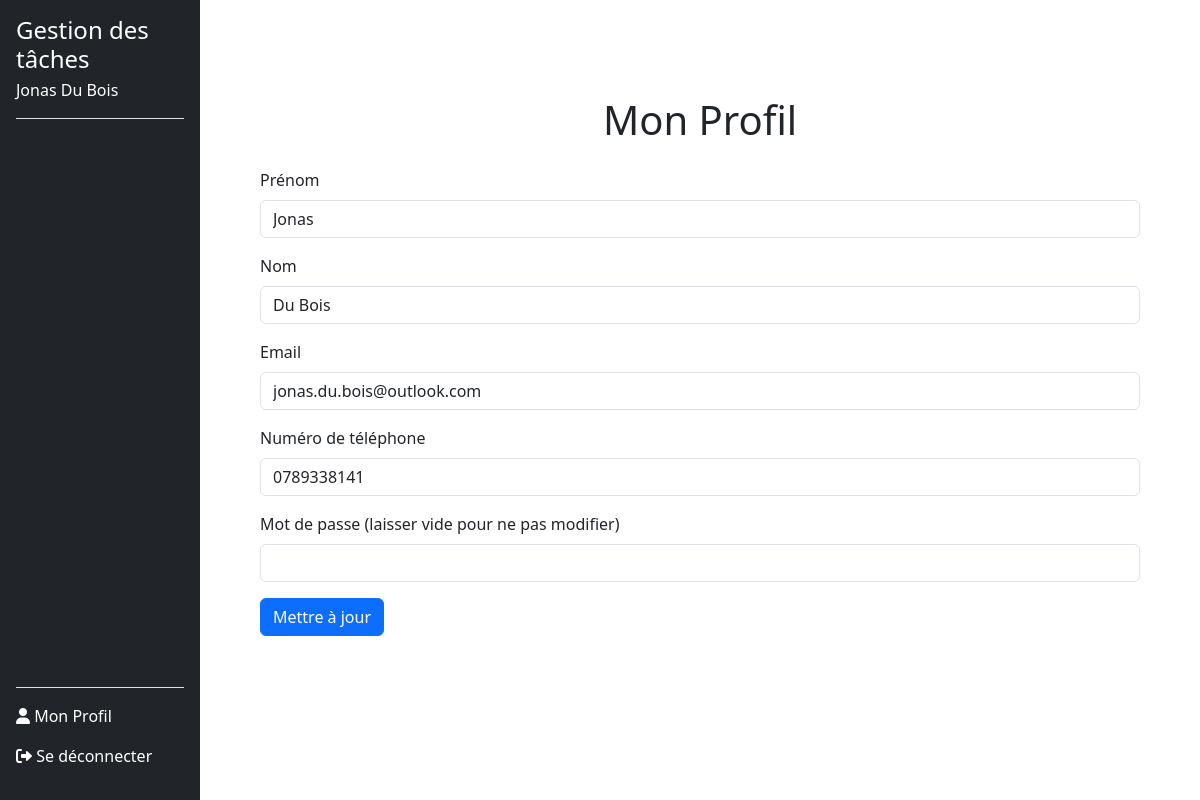
Page /Profile.php (signed in) on the committed database.
### tables this page shows
CREATE TABLE users (
        id INTEGER PRIMARY KEY AUTOINCREMENT,
        nom VARCHAR(120) NOT NULL,
        prenom VARCHAR(120) NOT NULL,
        email VARCHAR(120) NOT NULL UNIQUE,
        noTel VARCHAR(20) NOT NULL UNIQUE,
        motDePasse VARCHAR(255) NOT NULL,
        token VARCHAR(255) DEFAULT NULL,
        is_confirmed BOOLEAN DEFAULT 0
    );

### src/dbManager/DbManagerCRUD.php (called while the page is built, shortened)
<?php
class DbManagerCRUD implements I_ApiCRUD
{
    private $db;
    public function __construct()
    {
        $config = parse_ini_file(__DIR__ . '/../config/db.ini');
        $dsn = $config['dsn'];
        $username = $config['username'];
        $password = $config['password'];
        $this->db = new \PDO($dsn, $username, $password);
    }
    public function rendPersonnes(string $email): array
    {
        $sql = "SELECT * FROM users WHERE email = :email;";
        $stmt = $this->db->prepare($sql);
        $stmt->bindParam(':email', $email, \PDO::PARAM_STR);
        try {
            $stmt->execute();
            $donnees = $stmt->fetchAll(\PDO::FETCH_ASSOC);
            $tabUsers = [];
            foreach ($donnees as $donneesUser) {
                $user = new Users(
                    $donneesUser["prenom"],
                    $donneesUser["nom"],
                    $donneesUser["email"],
                    $donneesUser["noTel"],
                    $donneesUser["motDePasse"],
                    $donneesUser["id"]
                );
                $tabUsers[] = $user;
            }
            return $tabUsers;
        } catch (\PDOException $e) {
            error_log("Erreur lors de la récupération des utilisateurs : " . $e->getMessage());
            return [];
        }
    }
}

### src/dbManager/Users.php (called while the page is built, shortened)
<?php
class Users {
    private $nom;
    private $prenom;
    private $email;
    private $noTel;
    public function __construct(string $prenom, string $nom, string $email, string $noTel, string $motDePasse ,int $id = 0) {
        $this->prenom = $prenom;
        $this->nom = $nom;
        $this->email = $email;
        $this->noTel = $noTel;
    }
    public function rendPrenom(): string {
        return $this->prenom;
    }
    public function rendNom(): string {
        return $this->nom;
    }
    public function rendEmail(): string {
        return $this->email;
    }
    public function rendNoTel(): string {
        return $this->noTel;
    }
}

### Profile.php (the view, shortened to what this page needs)
<!DOCTYPE html>
<html lang="fr">
<head>
    <link href="https://cdn.jsdelivr.net/npm/bootstrap@5.3.0-alpha3/dist/css/bootstrap.min.css" rel="stylesheet">
    <link href="style/styleSheet.css" rel="stylesheet">
</head>
<body>
    <div class="d-flex">
        <?php include 'includes/sidebar.php'; ?>
        <?php
        $userEmail = $_SESSION['email_user'];
        $userInfoArray = $dbManager->rendPersonnes($userEmail);
        $userInfo = $userInfoArray[0];
        ?>
        <div class="main-content ms-auto col-md-9 col-lg-10 p-4">
            <main class="container py-5">
                <div class="p-4">
                    <h1 class="text-center mb-4">Mon Profil</h1>
                    <form method="POST" action="">
                        <div class="mb-3">
                            <label for="prenom" class="form-label">Prénom</label>
                            <input type="text" class="form-control" id="prenom" name="prenom" value="<?= htmlspecialchars($userInfo->rendPrenom()) ?>" required>
                        </div>
                        <div class="mb-3">
                            <label for="nom" class="form-label">Nom</label>
                            <input type="text" class="form-control" id="nom" name="nom" value="<?= htmlspecialchars($userInfo->rendNom()) ?>" required>
                        </div>
                        <div class="mb-3">
                            <label for="email" class="form-label">Email</label>
                            <input type="email" class="form-control" id="email" name="email" value="<?= htmlspecialchars($userInfo->rendEmail()) ?>" required>
                        </div>
                        <div class="mb-3">
                            <label for="noTel" class="form-label">Numéro de téléphone</label>
                            <input type="tel" class="form-control" id="noTel" name="noTel" value="<?= htmlspecialchars($userInfo->rendNoTel()) ?>" required>
                        </div>
                        <div class="mb-3">
                            <label for="motDePasse" class="form-label">Mot de passe (laisser vide pour ne pas modifier)</label>
                            <input type="password" class="form-control" id="motDePasse" name="motDePasse">
                        </div>
                        <button type="submit" class="btn btn-primary">Mettre à jour</button>
                    </form>
                </div>
            </main>
        </div>
    </div>
</body>
</html>

### Includes/sidebar.php (shortened to what this page needs)
<?php
$email = $_SESSION['email_user'];
$dbManager = new DbManagerCRUD();
$users = $dbManager->rendPersonnes($email);
if (!empty($users)) {
    $user = $users[0];
    $userName = $user->rendPrenom() . ' ' . $user->rendNom();
} else {
    $userName = 'Utilisateur inconnu';
}
?>
<link href="https://cdnjs.cloudflare.com/ajax/libs/font-awesome/6.0.0-beta3/css/all.min.css" rel="stylesheet">
<div class="col-md-3 col-lg-2 bg-dark text-white sidebar position-fixed vh-100 d-flex flex-column p-3">
    <div class="border-bottom">
        <h4 class="mb-0">Gestion des tâches</h4>
        <p class="mt-1"><?= htmlspecialchars($userName) ?></p>
    </div>
    <ul class="nav nav-pills flex-column mb-auto pt-3">
    </ul>
    <div class="mt-auto border-top pt-3">
        <a href="profile.php" class="nav-link text-white pb-3<?= basename($_SERVER['PHP_SELF']) == 'profile.php' ? ' active' : '' ?>">
            <i class="fas fa-user"></i> Mon Profil
        </a>
        <a href="logout.php" class="nav-link text-white pb-3">
            <i class="fas fa-sign-out-alt"></i> Se déconnecter
        </a>
    </div>
</div>

### rows in the picture
users: userName "Jonas Du Bois", prenom "Jonas", nom "Du Bois", email "jonas.du.bois@outlook.com", noTel "0789338141"
